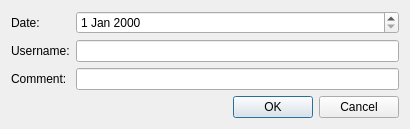
<?xml version="1.0" encoding="UTF-8"?>
<ui version="4.0">
 <class>AddHistoryLine</class>
 <widget class="QDialog" name="AddHistoryLine">
  <property name="geometry">
   <rect>
    <x>0</x>
    <y>0</y>
    <width>410</width>
    <height>120</height>
   </rect>
  </property>
  <property name="windowTitle">
   <string>Add History Line</string>
  </property>
  <layout class="QVBoxLayout" name="verticalLayout">
   <item>
    <layout class="QFormLayout" name="formLayout">
     <item row="0" column="0">
      <widget class="QLabel" name="label">
       <property name="text">
        <string>Date:</string>
       </property>
      </widget>
     </item>
     <item row="0" column="1">
      <widget class="QDateEdit" name="m_date"/>
     </item>
     <item row="1" column="0">
      <widget class="QLabel" name="label_2">
       <property name="text">
        <string>Username:</string>
       </property>
      </widget>
     </item>
     <item row="1" column="1">
      <widget class="QLineEdit" name="m_username"/>
     </item>
     <item row="2" column="0">
      <widget class="QLabel" name="label_3">
       <property name="text">
        <string>Comment:</string>
       </property>
      </widget>
     </item>
     <item row="2" column="1">
      <widget class="QLineEdit" name="m_comment"/>
     </item>
    </layout>
   </item>
   <item>
    <widget class="QDialogButtonBox" name="buttonBox">
     <property name="orientation">
      <enum>Qt::Horizontal</enum>
     </property>
     <property name="standardButtons">
      <set>QDialogButtonBox::Cancel|QDialogButtonBox::Ok</set>
     </property>
    </widget>
   </item>
  </layout>
 </widget>
 <resources/>
 <connections>
  <connection>
   <sender>buttonBox</sender>
   <signal>accepted()</signal>
   <receiver>AddHistoryLine</receiver>
   <slot>accept()</slot>
   <hints>
    <hint type="sourcelabel">
     <x>248</x>
     <y>254</y>
    </hint>
    <hint type="destinationlabel">
     <x>157</x>
     <y>274</y>
    </hint>
   </hints>
  </connection>
  <connection>
   <sender>buttonBox</sender>
   <signal>rejected()</signal>
   <receiver>AddHistoryLine</receiver>
   <slot>reject()</slot>
   <hints>
    <hint type="sourcelabel">
     <x>316</x>
     <y>260</y>
    </hint>
    <hint type="destinationlabel">
     <x>286</x>
     <y>274</y>
    </hint>
   </hints>
  </connection>
 </connections>
</ui>
